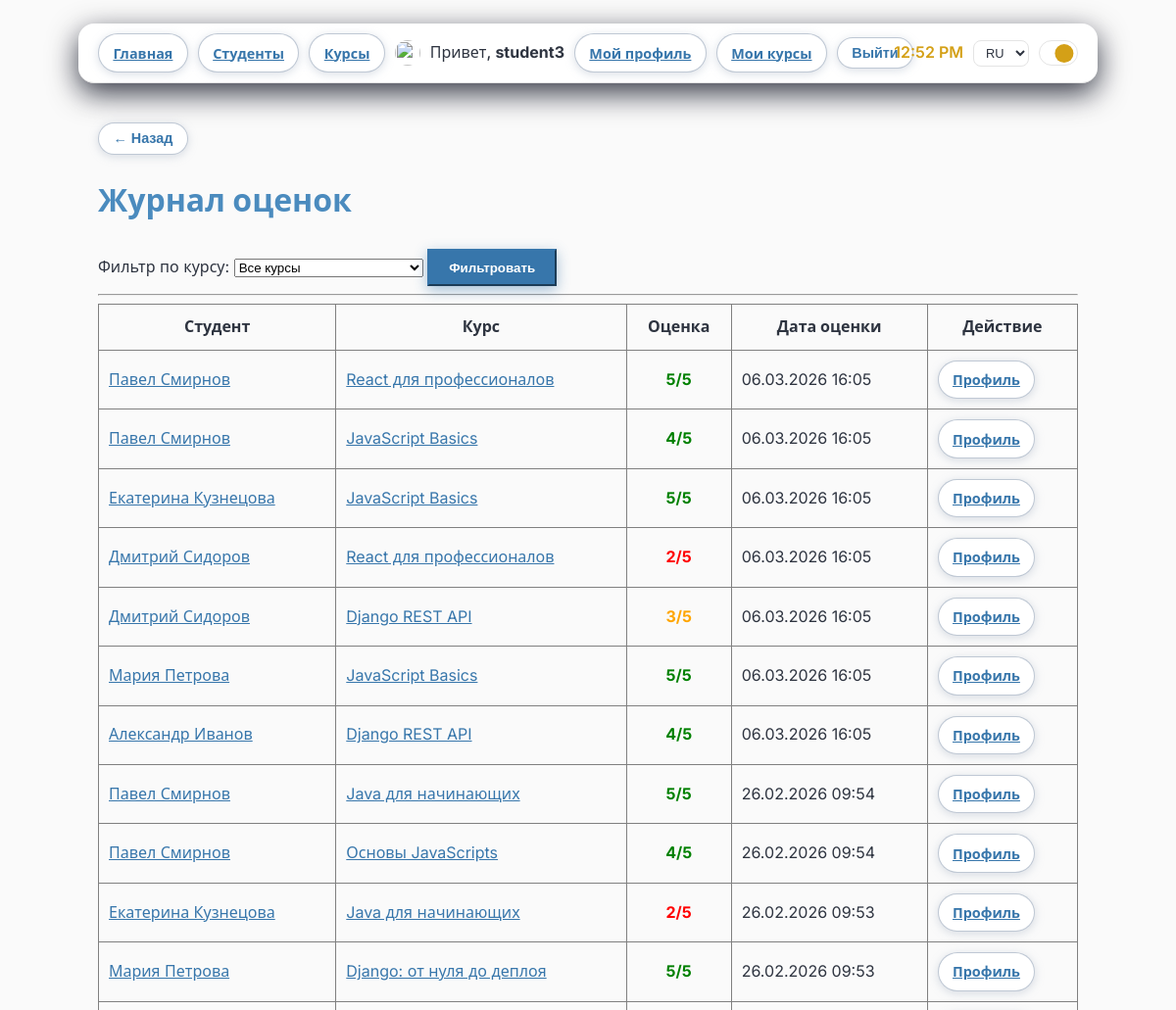
The app's page /ru/courses/grade-book/ (signed in, upper part), older data.
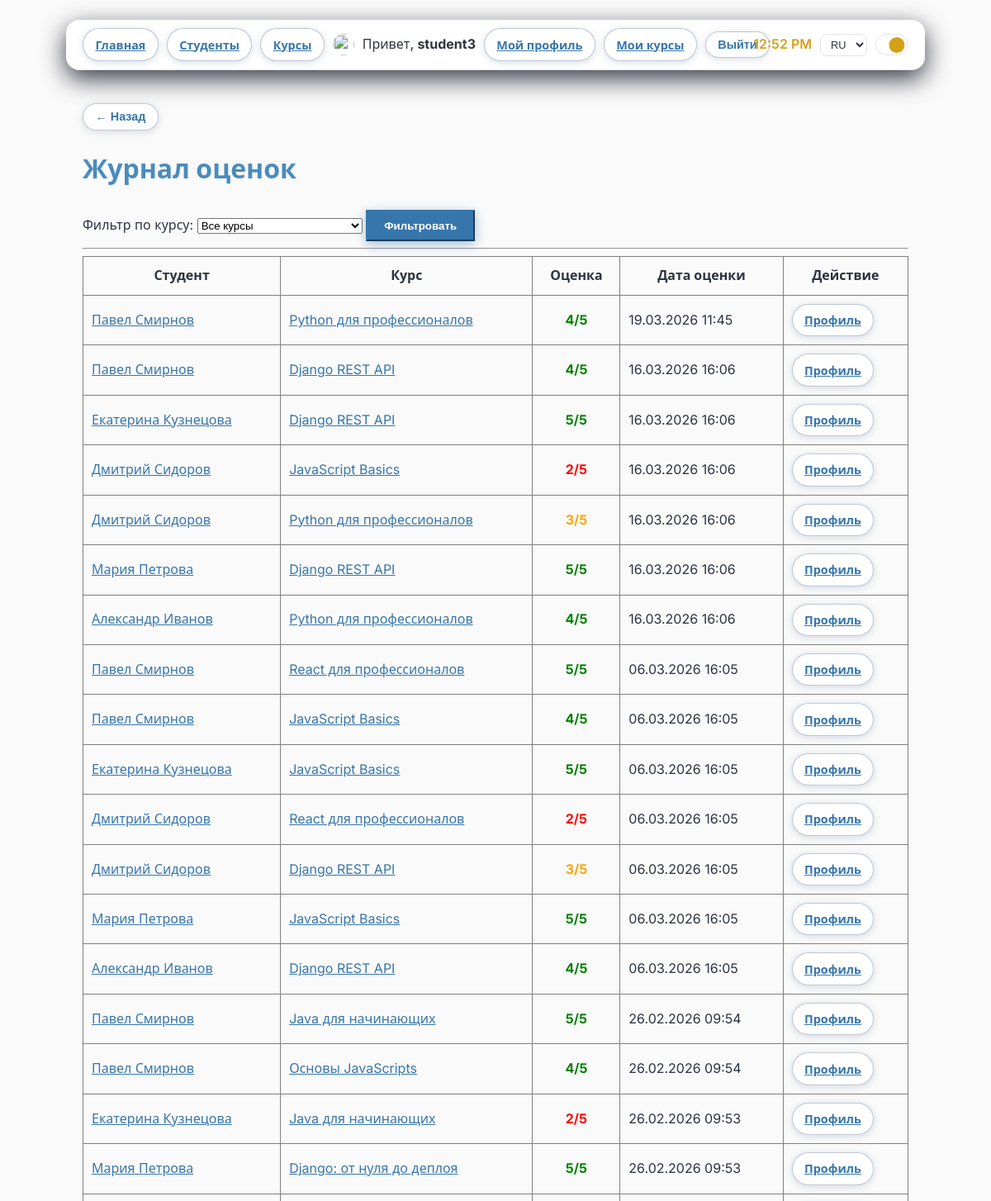
The same page, newer data.
### courses/models.py (models this page shows, shortened)
class Grade(models.Model):
    student = models.ForeignKey(
        settings.AUTH_USER_MODEL,
        on_delete=models.CASCADE,
        related_name="grades",
        verbose_name="Студент",
    )
    course = models.ForeignKey(
        Course,
        on_delete=models.CASCADE,
        related_name="grades",
        verbose_name="Курс",
    )
    grade = models.IntegerField(
        "Оценка",
        choices=[(i, str(i)) for i in range(1, 6)],
        default=1,
    )
    date = models.DateTimeField("Дата оценки", auto_now=True)
    class Meta:
        unique_together = ["student", "course"]
        ordering = ["-date"]

class Course(models.Model):
    LEVEL_JUNIOR = "junior"
    LEVEL_PRO = "pro"
    LEVEL_CHOICES = [
        (LEVEL_JUNIOR, "Python для начинающих"),
        (LEVEL_PRO, "Python для профессионалов"),
    ]
    title = models.CharField("Название", max_length=100)
    description = models.TextField("Описание", blank=True)
    level = models.CharField(
        "Уровень",
        max_length=20,
        choices=LEVEL_CHOICES,
        default=LEVEL_JUNIOR,
    )
    category = models.ForeignKey(
        "Category",
        on_delete=models.SET_NULL,
        null=True,
        blank=True,
        related_name="courses",
        verbose_name="Категория",
    )
    author = models.ForeignKey(
        settings.AUTH_USER_MODEL,
        on_delete=models.CASCADE,
        related_name="authored_courses",
        verbose_name="Автор",
    )
    cover_image = models.ImageField(
        "Обложка курса",
        upload_to="courses/covers/",
        blank=True,
        null=True,
    )
    price = models.DecimalField(
        "Цена",
        max_digits=10,
        decimal_places=2,
        default=0,
    )
    is_active = models.BooleanField("Опубликован", default=True)
    created_at = models.DateTimeField(auto_now_add=True)
    class Meta:
        ordering = ["-created_at"]

### courses/views.py (the view)
# urls.py: path("grade-book/", views.GradeBookView.as_view(), name="grade_book"),
class GradeBookView(LoginRequiredMixin, ListView):
    template_name = "courses/grade_book.html"
    context_object_name = "grades"
    login_url = reverse_lazy("users:login")
    def get_queryset(self):
        return Grade.objects.select_related("student", "course").order_by("-date")
    def get_context_data(self, **kwargs):
        context = super().get_context_data(**kwargs)
        context["courses"] = Course.objects.all()
        course_id = self.request.GET.get("course")
        if course_id and course_id.isdigit():
            context["grades"] = context["grades"].filter(course_id=int(course_id))
            context["selected_course"] = int(course_id)
        return context

### users/context_processors.py (called while the page is built)
def user_role(request):
    is_teacher = False
    profile_avatar_url = None
    if request.user.is_authenticated:
        try:
            profile = request.user.profile
            is_teacher = profile.role == "teacher"
            if profile.avatar:
                profile_avatar_url = profile.avatar.url
        except Exception:
            pass
    can_upload_avatar = settings.DEBUG
    return {"is_teacher": is_teacher, "profile_avatar_url": profile_avatar_url, "can_upload_avatar": can_upload_avatar}

### courses/templates/courses/grade_book.html (shortened to what this page needs)
{% extends "base.html" %}
{% load i18n %}
{% block content %}
<h1>{% trans "Журнал оценок" %}</h1>
<div class="filter-section">
    <form method="get" class="filter-form">
        <label for="course-select">{% trans "Фильтр по курсу:" %}</label>
        <select name="course" id="course-select">
            <option value="">{% trans "Все курсы" %}</option>
        </select>
        <button type="submit" class="btn-primary">{% trans "Фильтровать" %}</button>
    </form>
</div>
<hr>
{% if grades %}
    <div class="grade-book-section">
        <table border="1" cellpadding="10" style="width: 100%; border-collapse: collapse;">
            <thead>
                <tr>
                    <th>{% trans "Студент" %}</th>
                    <th>{% trans "Курс" %}</th>
                    <th>{% trans "Оценка" %}</th>
                    <th>{% trans "Дата оценки" %}</th>
                    <th>{% trans "Действие" %}</th>
                </tr>
            </thead>
            <tbody>
                {% for grade in grades %}
                    <tr>
                        <td>
                            <a href="{% url 'courses:student_detail' grade.student.id %}">
                                {{ grade.student.get_full_name|default:grade.student.username }}
                            </a>
                        </td>
                        <td>
                            <a href="{% url 'courses:course_detail' grade.course.id %}">
                                {{ grade.course.title }}
                            </a>
                        </td>
                        <td style="text-align: center; font-weight: bold;">
                            {% if grade.grade >= 4 %}
                                <span style="color: green;">{{ grade.grade }}/5</span>
                            {% elif grade.grade == 3 %}
                                <span style="color: orange;">{{ grade.grade }}/5</span>
                            {% else %}
                                <span style="color: red;">{{ grade.grade }}/5</span>
                            {% endif %}
                        </td>
                        <td>{{ grade.date|date:"d.m.Y H:i" }}</td>
                        <td>
                            <a href="{% url 'courses:student_detail' grade.student.id %}" class="btn-nav">{% trans "Профиль" %}</a>
                        </td>
                    </tr>
                {% endfor %}
            </tbody>
        </table>
    </div>
{% else %}
    <p>{% trans "Оценок в журнале нет." %}</p>
{% endif %}
{% endblock %}

Row changes from the older to the newer data that the page shows:
added Grade: student.get_full_name "Павел Смирнов", course "Python для профессионалов", grade "4", date "19.03.2026 11:45"
added Grade: student.get_full_name "Павел Смирнов", course "Django REST API", grade "4", date "16.03.2026 16:06"
added Grade: student.get_full_name "Екатерина Кузнецова", course "Django REST API", grade "5", date "16.03.2026 16:06"
added Grade: student.get_full_name "Дмитрий Сидоров", course "JavaScript Basics", grade "2", date "16.03.2026 16:06"
added Grade: student.get_full_name "Дмитрий Сидоров", course "Python для профессионалов", grade "3", date "16.03.2026 16:06"
added Grade: student.get_full_name "Мария Петрова", course "Django REST API", grade "5", date "16.03.2026 16:06"
added Grade: student.get_full_name "Александр Иванов", course "Python для профессионалов", grade "4", date "16.03.2026 16:06"
